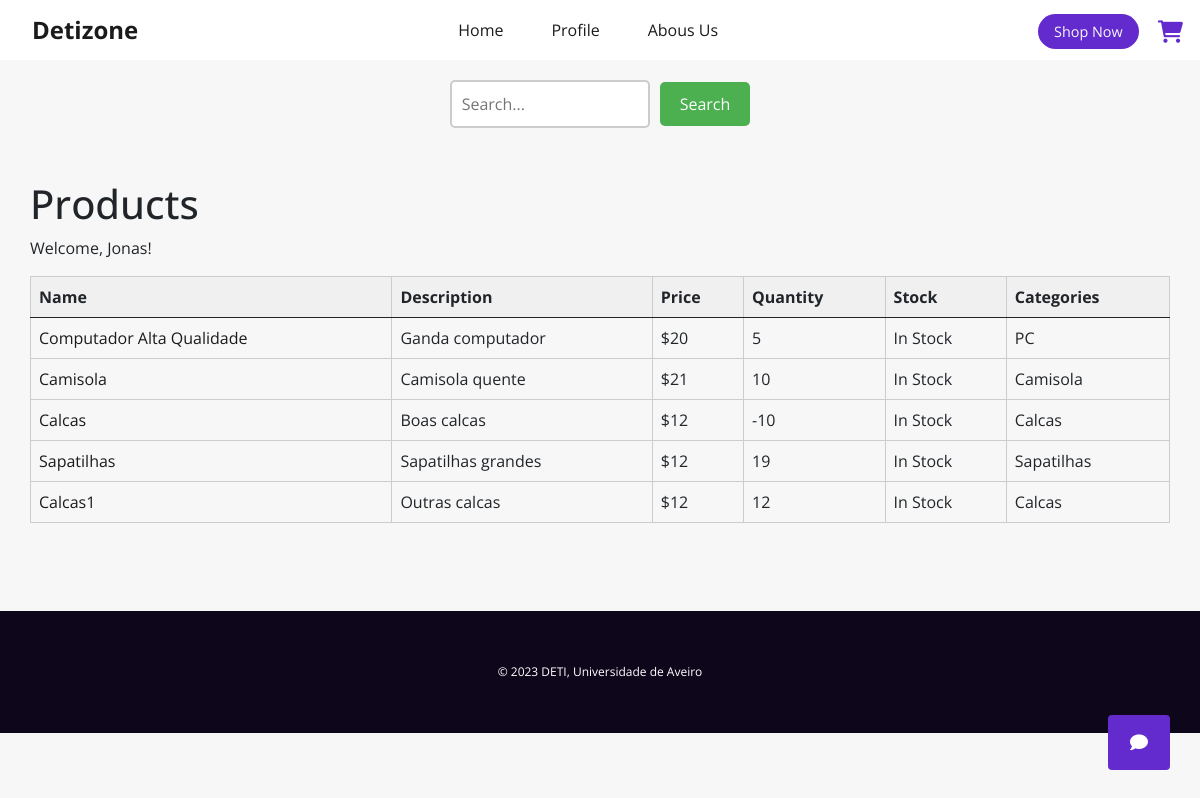
Screenshot of /products (signed in) with the database file from the repository.
### tables this page shows
CREATE TABLE products ( 
        id INTEGER PRIMARY KEY AUTOINCREMENT,
        quantity TEXT NOT NULL,
        stock BOOLEAN,
        description TEXT NOT NULL,
        name TEXT NOT NULL,
        file_path VARCHAR(255) NOT NULL,
        price TEXT NOT NULL,
        categories TEXT NOT NULL
    );

### website/views.py (the view)
@views.route("/products", methods=['GET', 'POST'])
def products():
    if request.method == 'POST':
        query = request.form['query'].upper().split(" ")
        lista_produtos = get_specific_products(query)
        return render_template('products.html',lista=lista_produtos,user=session['user']["username"])
    else:
        if ('user' in session):
            return render_template('products.html',lista=get_products(),user=session['user']["username"])
        else:
            return redirect(url_for('auth.login'))

### website/database.py (called while the page is built)
def get_products():
    with sqlite3.connect(db_path) as con:
        cur = con.cursor()
        cur.execute(f"""
            SELECT quantity, stock, description, name, file_path, price, categories FROM products;
            """)
        products = cur.fetchall()
        return products

### website/templates/products.html (shortened to what this page needs)
{% extends "base.html" %}
{% block head %}
<link rel="stylesheet" href="{{url_for('static', filename='css/products.css')}}">
{% endblock %}
{% block body %}
<form method="POST" action="/products">
    <input type="text" name="query" placeholder="Search...">
    <button type="submit">Search</button>
</form>
<div class="container">
    <h1>Products</h1>
    <p>Welcome, {{ user }}!</p>
    <table class="table table-bordered">
        <thead>
            <tr>
                <th>Name</th>
                <th>Description</th>
                <th>Price</th>
                <th>Quantity</th>
                <th>Stock</th>
                <th>Categories</th>
            </tr>
        </thead>
        <tbody>
            {% for product in lista %}
            <tr>
                <td><a href="/product?value={{ product[3] }}">{{ product[3] }}</a></td>
                <td>{{ product[2] }}</td>
                <td>${{ product[5] }}</td>
                <td>{{ product[0] }}</td>
                <td>
                    {% if product[1] == 1 %}
                    In Stock
                    {% else %}
                    Out of Stock
                    {% endif %}
                </td>
                <td>{{ product[6] }}</td>
            </tr>
            {% endfor %}
        </tbody>
    </table>
</div>
{% endblock %}

### website/static/css/products.css (style rules this page uses)
.container { margin-top: 20px; }
.table { width: 100%; }
.table th { background-color: #f0f0f0; }
.table-bordered th, .table-bordered td { border: 1px solid #ccc; padding: 8px; }
form { display: flex; justify-content: center; align-items: center; margin: 20px; }
input[type="text"] { width: 200px; padding: 10px; border: 2px solid #ccc; border-radius: 5px; }
button { background-color: #4CAF50; color: white; border: none; border-radius: 5px; padding: 10px 20px; margin-left: 10px; cursor: pointer; }

### website/static/css/base.css (style rules this page uses)
* { margin: 0; padding: 0; box-sizing: border-box; font-family: 'Open Sans', sans-serif; }
a { text-decoration: none; color: rgb(27, 27, 27); font-size: 1rem; transition: all 0.3s ease; }

### website/static/css/style.css (style rules this page uses)
.container { padding: 2rem 0; }

### rows the page displays
products: name "Computador Alta Qualidade", description "Ganda computador", price "20", quantity "5", stock "In Stock", categories "PC"
products: name "Camisola", description "Camisola quente", price "21", quantity "10", stock "In Stock", categories "Camisola"
products: name "Calcas", description "Boas calcas", price "12", quantity "-10", stock "In Stock", categories "Calcas"
products: name "Sapatilhas", description "Sapatilhas grandes", price "12", quantity "19", stock "In Stock", categories "Sapatilhas"
products: name "Calcas1", description "Outras calcas", price "12", quantity "12", stock "In Stock", categories "Calcas"

### other values shown
{{ user }} "Jonas"
